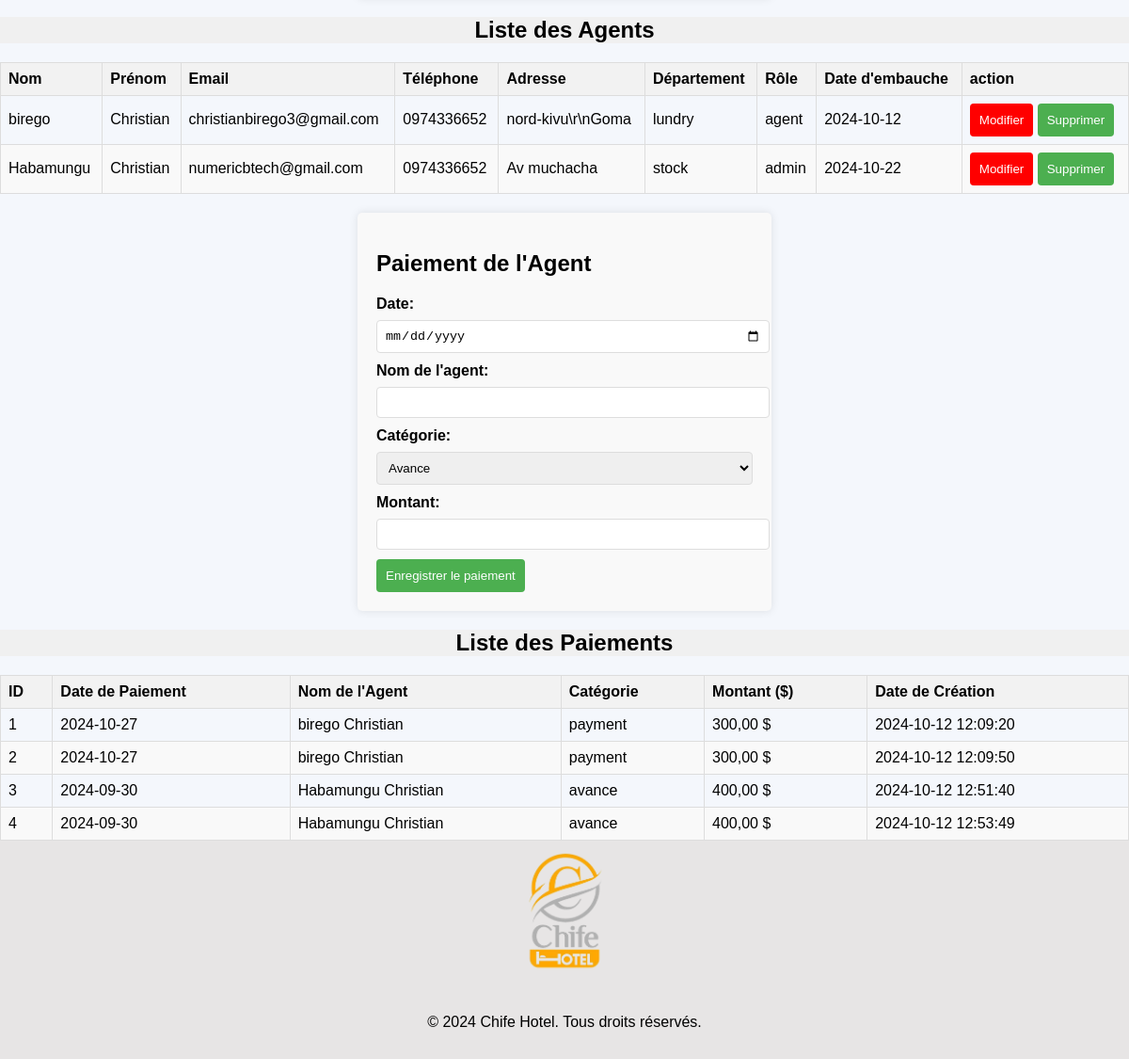
Page /utilisateur/gerant/personnel.php (signed in, lower part) on the earlier database version.
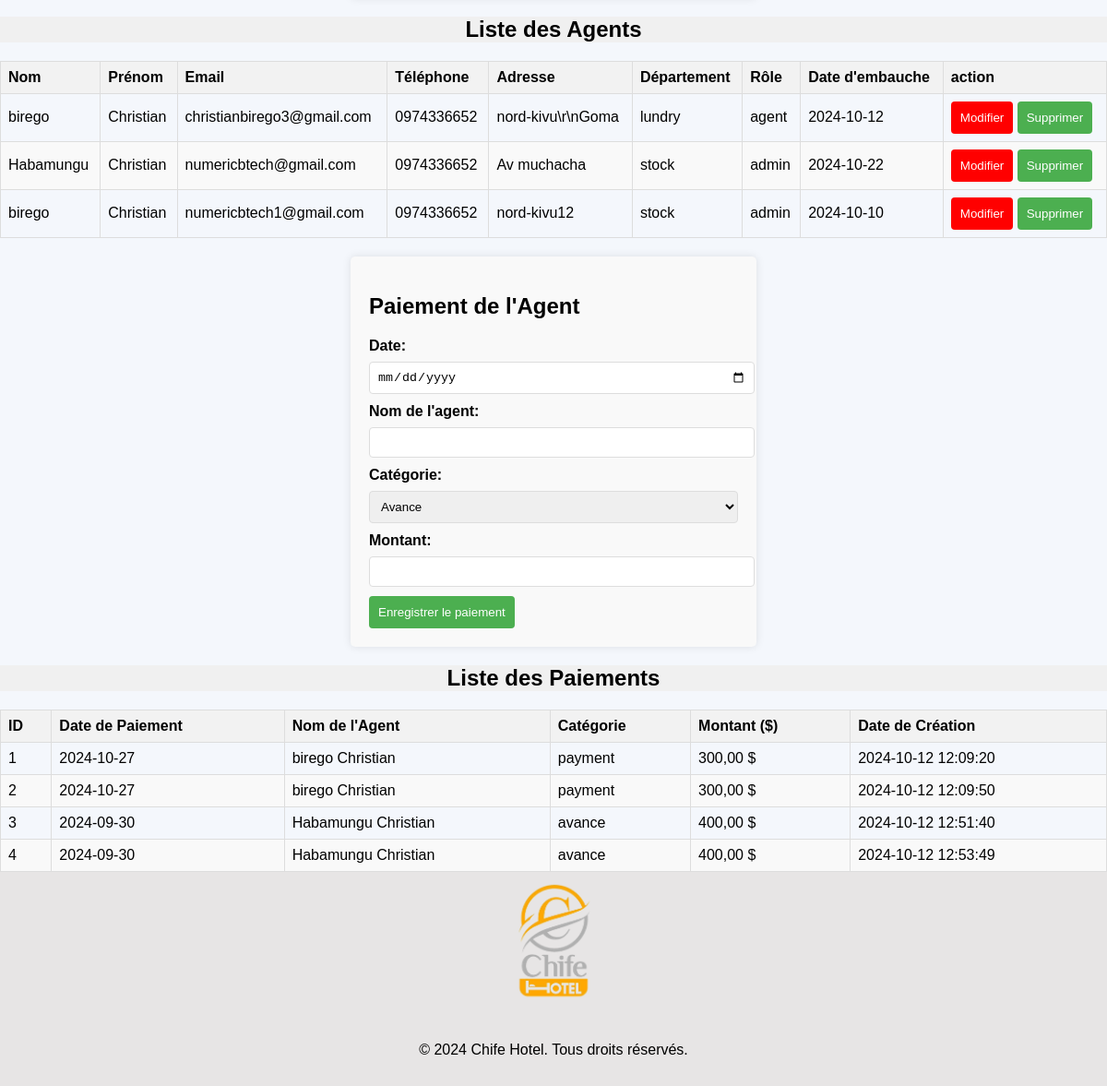
Same page on the later database version.
### tables this page shows
CREATE TABLE `agents` (
  `id` int(11) NOT NULL,
  `nom` varchar(100) DEFAULT NULL,
  `prenom` varchar(100) DEFAULT NULL,
  `email` varchar(100) DEFAULT NULL,
  `telephone` varchar(20) DEFAULT NULL,
  `adresse` text DEFAULT NULL,
  `departement` varchar(50) DEFAULT NULL,
  `role` varchar(50) DEFAULT NULL,
  `date_embauche` date DEFAULT NULL,
  `created_at` timestamp NOT NULL DEFAULT current_timestamp(),
  `mot_de_passe` varchar(255) NOT NULL
);

CREATE TABLE `paiements` (
  `id` int(11) NOT NULL,
  `date_paiement` date DEFAULT NULL,
  `nom_agent` varchar(100) DEFAULT NULL,
  `categorie` varchar(50) DEFAULT NULL,
  `montant` decimal(10,2) DEFAULT NULL,
  `created_at` timestamp NOT NULL DEFAULT current_timestamp()
);

### utilisateur/gerant/personnel.php (the view, shortened to what this page needs)
<?php
require_once '../../dbconnexion.php';
?>
<!DOCTYPE html>
<html lang="fr">
<head>
    <link rel="stylesheet" href="assets/css/style_utilisateur.css">
</head>
<body>
    <div style="background-color: #f0f0f0; text-align: center;">
        <h2>Liste des Agents</h2>
    </div>
    <table border="1" cellpadding="10" cellspacing="0">
        <thead>
            <tr>
                <th>Nom</th>
                <th>Prénom</th>
                <th>Email</th>
                <th>Téléphone</th>
                <th>Adresse</th>
                <th>Département</th>
                <th>Rôle</th>
                <th>Date d'embauche</th>
                <th>action</th>
            </tr>
        </thead>
        <tbody>
        <?php
        $sql = "SELECT id, nom, prenom, email, telephone, adresse, departement, role, date_embauche FROM agents";
        $result = $conn->query($sql);
        if ($result === false) {
            echo "<tr><td colspan='8'>Erreur SQL : " . htmlspecialchars($conn->error) . "</td></tr>";
        } elseif ($result->num_rows > 0) {
            while ($row = $result->fetch_assoc()) {
                echo "<tr>";
                echo "<td>" . htmlspecialchars($row['nom']) . "</td>";
                echo "<td>" . htmlspecialchars($row['prenom']) . "</td>";
                echo "<td>" . htmlspecialchars($row['email']) . "</td>";
                echo "<td>" . htmlspecialchars($row['telephone']) . "</td>";
                echo "<td>" . htmlspecialchars($row['adresse']) . "</td>";
                echo "<td>" . htmlspecialchars($row['departement']) . "</td>";
                echo "<td>" . htmlspecialchars($row['role']) . "</td>";
                echo "<td>" . htmlspecialchars($row['date_embauche']) . "</td>";
                echo "<td>
                    <button onclick='modifierAgent(" . htmlspecialchars($row['id']) . ")' style='background-color: red;cursor: pointer;'>Modifier</button>
    <button onclick='confirmerSuppression(" . htmlspecialchars($row['id']) . ")'>Supprimer</button>
</td>";
                echo "</tr>";
            }
        } else {
            echo "<tr><td colspan='8'>Aucun agent enregistré pour le moment.</td></tr>";
        }
        ?>
        </tbody>
    </table>
    <form action="submit_agent_payment.php" method="post">
        <h2>Paiement de l'Agent</h2>
        <label for="date">Date:</label>
        <input type="date" id="date" name="date" required><br>
        <label for="agent_name">Nom de l'agent:</label>
        <input type="text" id="agent_name" name="agent_name" required autocomplete="off"><br>
        <label for="category">Catégorie:</label>
        <select id="category" name="category" required>
            <option value="avance">Avance</option>
        </select><br>
        <label for="amount">Montant:</label>
        <input type="number" id="amount" name="amount" step="0.01" required><br>
        <button type="submit">Enregistrer le paiement</button>
    </form>
    <div style="background-color: #f0f0f0; text-align: center;">
        <h2>Liste des Paiements</h2>
    </div>
    <table>
    <thead>
        <tr>
            <th>ID</th>
            <th>Date de Paiement</th>
            <th>Nom de l'Agent</th>
            <th>Catégorie</th>
            <th>Montant ($)</th>
            <th>Date de Création</th>
        </tr>
    </thead>
    <tbody>
    <?php
    $sql = "SELECT id, date_paiement, nom_agent, categorie, montant, created_at FROM paiements";
    $result = $conn->query($sql);
    if ($result) {
        if ($result->num_rows > 0) {
            while ($row = $result->fetch_assoc()) {
                echo "<tr>";
                echo "<td>" . htmlspecialchars($row['id']) . "</td>";
                echo "<td>" . htmlspecialchars($row['date_paiement']) . "</td>";
                echo "<td>" . htmlspecialchars($row['nom_agent']) . "</td>";
                echo "<td>" . htmlspecialchars($row['categorie']) . "</td>";
                echo "<td>" . htmlspecialchars(number_format($row['montant'], 2, ',', ' ')) . " $</td>";
                echo "<td>" . htmlspecialchars($row['created_at']) . "</td>";
                echo "</tr>";
            }
        } else {
            echo "<tr><td colspan='6' class='error'>Aucun paiement trouvé.</td></tr>";
        }
    } else {
        echo "<tr><td colspan='6' class='error'>Erreur lors de l'exécution de la requête: " . htmlspecialchars($conn->error) . "</td></tr>";
    }
    ?>
    </tbody>
</table>
    <footer>
        <div class="footer-content">
            <img src="assets/img/logo_2.png" alt="Company Logo" class="logo">
            <p>&copy; 2024 Chife Hotel. Tous droits réservés.</p>
        </div>
    </footer>
</body>
</html>

Differences in the rows shown:
added agents: nom "birego", prenom "Christian", email "numericbtech1@gmail.com", telephone "0974336652", adresse "nord-kivu12", departement "stock", role "admin", date_embauche "2024-10-10"
